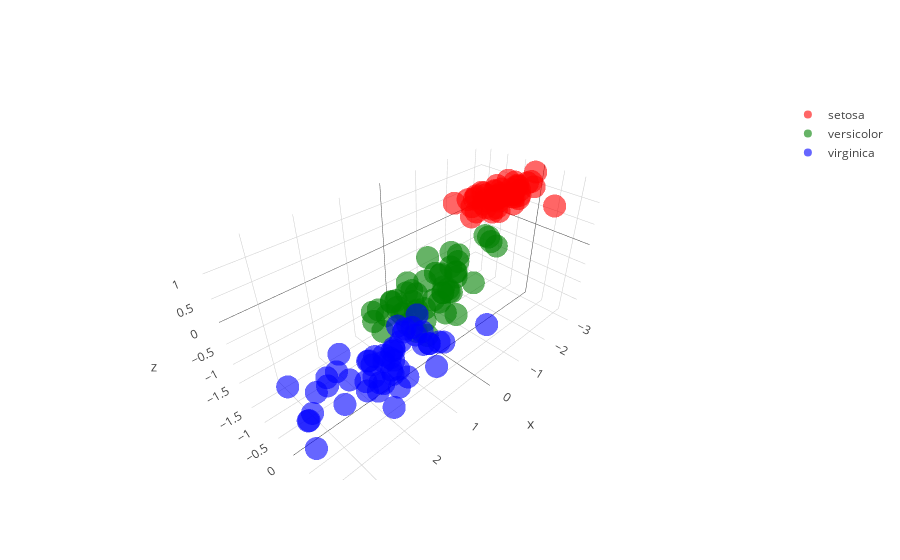
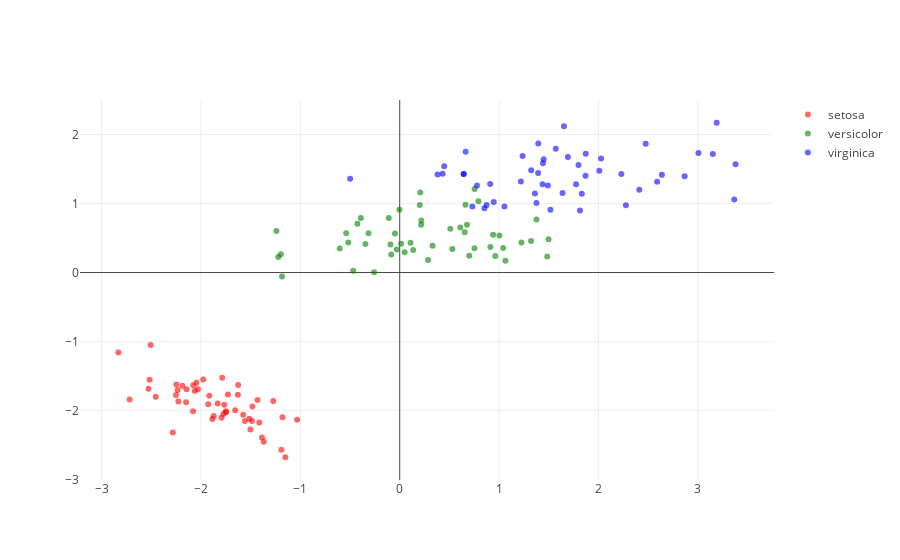
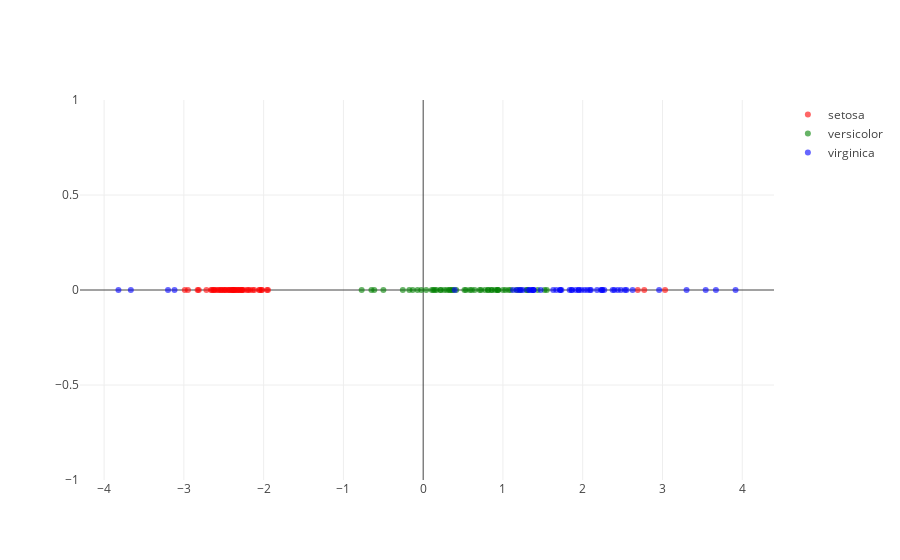

Notebook cell for these charts, in order:
### Code cell
mds = 4 * [None]
X_mds = 4 * [None]

for i in range(3, 0, -1):
    mds[i] = MDS(n_components=i, random_state=RS)
    X_mds[i] = mds[i].fit_transform(X)
    my_plot(X_mds[i], method='plotly')  # if there are any problems then set method='matplotlib'
